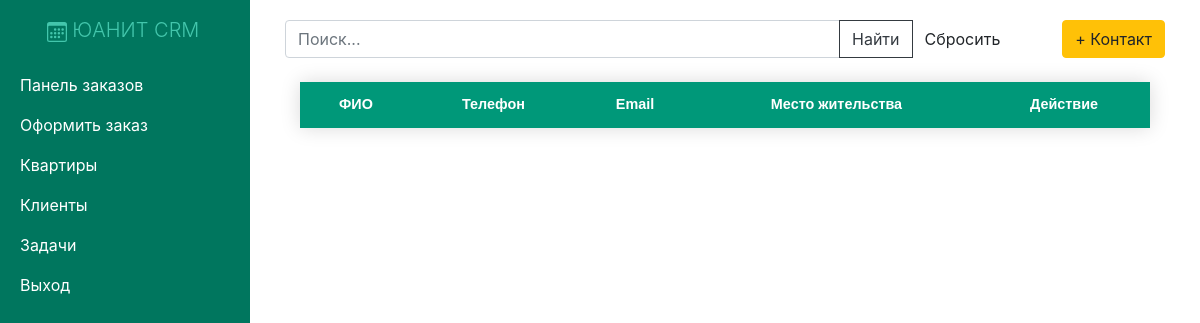
Before: /contacts/ (signed in) with the older database file.
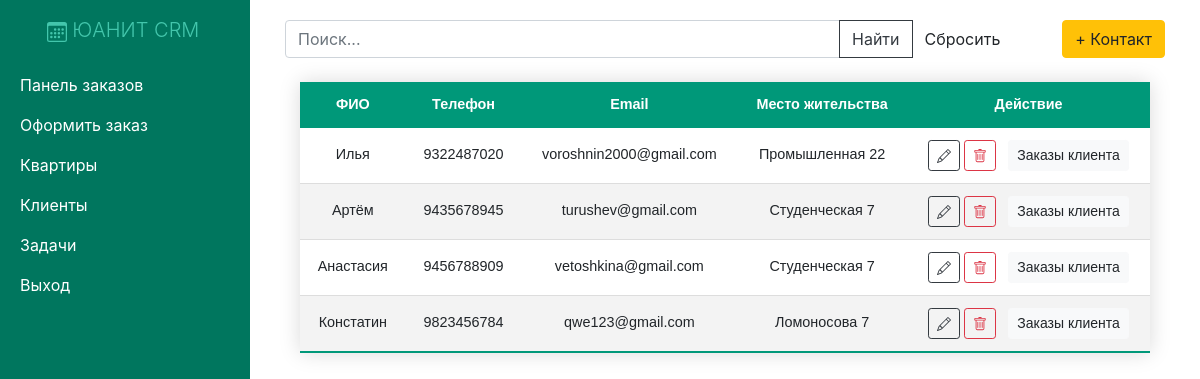
After: the same page with the newer database file.
### crm/models.py (models this page shows, shortened)
class Customer(models.Model):
    name = models.CharField(max_length=200, null=True)
    phone = models.CharField(max_length=200, null=True)
    email = models.EmailField(max_length=200, null=True)
    date_created = models.DateTimeField(auto_now_add=True, null=True)
    address = models.CharField(max_length=200, null=True)

### crm/views.py (the view)
# urls.py: path('contacts/', views.contacts, name="contacts"),
@login_required
def contacts(request):
    req = request.GET.get('search',None)
    if req is not None:
        query = request.GET.get('search')
        customers = Customer.objects.filter(Q(name__icontains=query) | Q(email__icontains=query)
        | Q(phone__icontains=query)
        | Q(address__icontains=query))
    else:
        customers = Customer.objects.all()
    return render(request,'crm/contacts.html',{'customers':customers})

### crm/templates/crm/contacts.html (shortened to what this page needs)
{% extends 'crm/main.html' %}
{% block content %}
<div class="row">
  <div class="col-10">
    <form action="{% url 'contacts' %}" method="GET">
      <div class="input-group">
        <input type="text" class="form-control" name="search" id="id_search" placeholder="Поиск...">
        <div class="input-group-append">
          <input class="btn btn-outline-dark" type="submit" value="Найти" />
          <a class="btn" href="{% url 'contacts' %}" type="button">Сбросить</a>
        </div>
      </div>
    </form>
  </div>
  <div class="col  d-flex justify-content-end">
    <a class="btn btn-warning" href="{% url 'add_contact' %}">+ Контакт</a>
  </div>
</div>
<div class="container w-100 d-flex justify-content-center mt-4">
  <table class="my-table w-100 text-center">
    <thead>
      <tr class="text-center">
        <th scope="col">ФИО</th>
        <th scope="col">Телефон</th>
        <th scope="col">Email</th>
        <th scope="col">Место жительства</th>
        <th scope="col">Действие</th>
      </tr>
    </thead>
    <tbody>
      {% for c in customers %}
      <tr>
        <td>{{ c.name }}</td>
        <td>{{ c.phone }}</td>
        <td>{{ c.email }}</td>
        <td class="text-break">{{ c.address }}</td>
        <td>
          <a class="btn btn-sm btn-outline-dark" href="{% url 'update_contact' c.id %}"></a>
          <a class="btn btn-sm btn-outline-danger" href="{% url 'delete_contact' c.id %}"></a>
          <a type="button" class="btn btn-sm btn-light ml-2" href="{% url 'customer_orders' c.id %}">Заказы клиента</a>
        </td>
      </tr>
      {% endfor %}
    </tbody>
  </table>
</div>
{% endblock content %}

### crm/templates/crm/main.html (shortened to what this page needs)
{% load static %}
<!DOCTYPE html>
<html>
<head>
    <link rel="stylesheet" href="https://stackpath.bootstrapcdn.com/bootstrap/4.5.2/css/bootstrap.min.css"
 />
    <link rel="stylesheet" href="{% static 'css/main.css' %}" />
</head>
<body>
    <div id="wrapper">
        <div id="sidebar-wrapper">
            <ul class="sidebar-nav">
                <li class="sidebar-brand">
                    <a href="{% url 'home' %}" class="lead text-center mr-4">
                        ЮАНИТ CRM</a>
                </li>
                <li>
                    <a href="{% url 'home' %}">Панель заказов</a>
                </li>
                <li>
                    <a href="{% url 'orders' %}">Оформить заказ</a>
                </li>
                <li>
                    <a href="{% url 'products' %}">Квартиры</a>
                </li>
                <li>
                    <a href="{% url 'contacts' %}">Клиенты</a>
                </li>
                <li>
                    <a href="{% url 'task' %}">Задачи</a>
                </li>
                <li>
                    <a href="{% url 'signout' %}">Выход</a>
                </li>
            </ul>
        </div>
        <div id="page-content-wrapper">
            <div class="container-fluid">
                <div class="row">
                    <div class="col-lg-12">
                        {% block content %} {% endblock %}
                    </div>
                </div>
            </div>
        </div>
    </div>
</body>
</html>

### static/css/main.css (style rules this page uses)
.my-table { border-collapse: collapse; font-size: 0.9em; font-family: sans-serif; min-width: 400px; box-shadow: 0 0 20px rgba(0, 0, 0, 0.15); }
.my-table thead tr { background-color: #009879; color: #ffffff; text-align: left; }
.my-table th, .my-table td { padding: 12px 15px; }
.my-table tbody tr { border-bottom: 1px solid #dddddd; }
.my-table tbody tr:nth-of-type(even) { background-color: #f3f3f3; }
.my-table tbody tr:last-of-type { border-bottom: 2px solid #009879; }
#sidebar-wrapper { z-index: 1000; position: fixed; left: 250px; width: 0; height: 100%; margin-left: -250px; overflow-y: auto; background: #00765e; -webkit-transition: all 0.9s ease; -moz-transition: all 0.9s ease; -o-transition: all 0.9s ease; transition: all 0.9s ease; }
#page-content-wrapper { width: 100%; position: absolute; padding: 15px; }
.sidebar-nav { position: absolute; top: 0; width: 250px; margin: 0; padding: 0; list-style: none; }
.sidebar-nav li { text-indent: 20px; line-height: 40px; }
.sidebar-nav li a { display: block; text-decoration: none; color: #ffffff; }
.sidebar-nav > .sidebar-brand { height: 65px; font-size: 18px; line-height: 60px; }
.sidebar-nav > .sidebar-brand a { color: #ffffff; }
@media (min-width:768px) { #wrapper { padding-left: 250px; } }
@media (min-width:768px) { #sidebar-wrapper { width: 250px; } }
@media (min-width:768px) { #page-content-wrapper { padding: 20px; position: relative; } }

Changed rows visible on the page:
added Customer: name "Илья", phone "9322487020", email "voroshnin2000@gmail.com", address "Промышленная 22"
added Customer: name "Артём", phone "9435678945", email "turushev@gmail.com", address "Студенческая 7"
added Customer: name "Анастасия", phone "9456788909", email "vetoshkina@gmail.com", address "Студенческая 7"
added Customer: name "Констатин", phone "9823456784", email "qwe123@gmail.com", address "Ломоносова 7"
